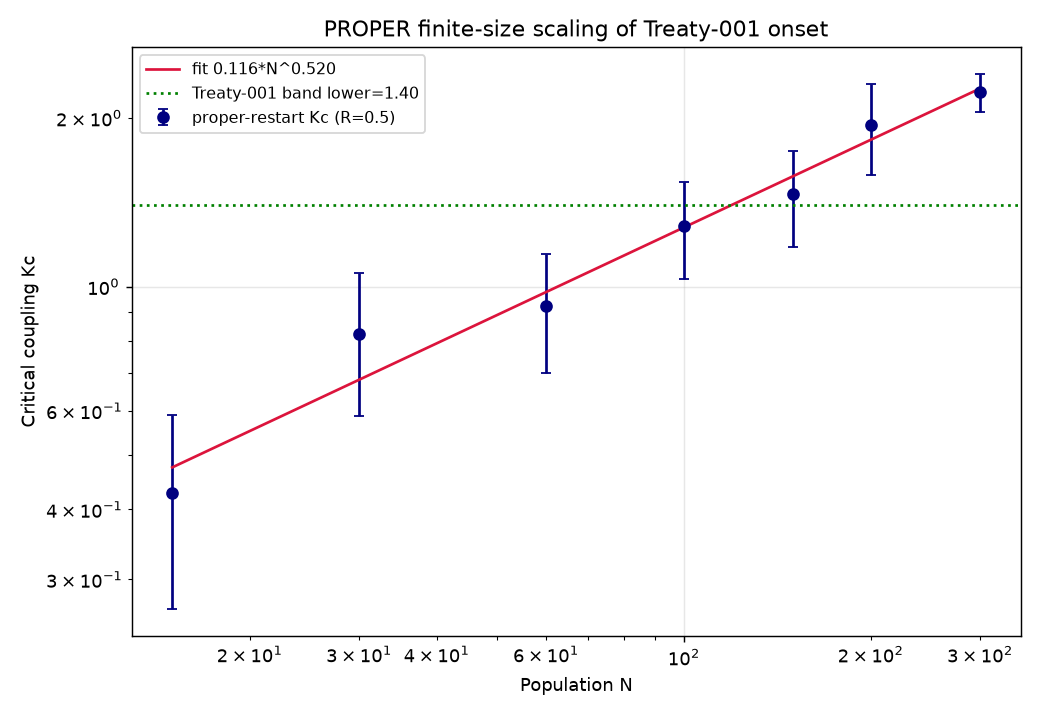

The script that saved this image:
# PROPER finite-size Kc(N) with vectorized batched seeds (fast).
# Restart at each K0; random uniform inits. Re-derives Treaty-001 scaling
# under correct bifurcation protocol to check the dossier I already sent.
import os, math, json
import numpy as np
import matplotlib
matplotlib.use('Agg')
import matplotlib.pyplot as plt

def batch_R(N, K0, nseed, alpha=0.6, sigma=0.0, dt=0.02, nsteps=250, seed=0):
    rng = np.random.RandomState(seed)
    th = rng.uniform(0, 2 * math.pi, size=(nseed, N))
    for _ in range(nsteps):
        z = np.mean(np.exp(1j * th), axis=1)
        R = np.abs(z); psi = np.angle(z)
        sin = np.sin(psi[:, None] - th)
        dth = N * R[:, None] * sin
        K = K0 * (R ** alpha)[:, None]
        th = th + dt * ((K / N) * dth) + math.sqrt(dt) * sigma * rng.randn(nseed, N)
    z = np.mean(np.exp(1j * th), axis=1)
    return np.abs(z)

Kgrid = np.linspace(0.1, 2.5, 37)
Ns = [15, 30, 60, 100, 150, 200, 300]
NSEED = 12
rows = []
for N in Ns:
    rngN = np.random.RandomState(123 + N)
    Rmat = np.zeros((NSEED, len(Kgrid)))
    for k, K0 in enumerate(Kgrid):
        Rmat[:, k] = batch_R(N, K0, NSEED, seed=rngN.randint(10**9))
    onsets = []
    for s in range(NSEED):
        idx = np.where(Rmat[s] > 0.5)[0]
        if len(idx):
            onsets.append(float(Kgrid[idx[0]]))
    rows.append({'n': N, 'kc_mean': float(np.mean(onsets)),
                 'kc_std': float(np.std(onsets)), 'n_rep': len(onsets)})
    print('N=%4d  Kc_proper=%.3f +/- %.3f (n=%d)' % (
        N, rows[-1]['kc_mean'], rows[-1]['kc_std'], rows[-1]['n_rep']))

Ns_ok = np.array([r['n'] for r in rows])
Kcs = np.array([r['kc_mean'] for r in rows])
b, ln_a = np.polyfit(np.log(Ns_ok), np.log(Kcs), 1)
a = np.exp(ln_a)
print('FIT: Kc(N) = %.4f * N**%.3f' % (a, b))
for r in rows:
    r['kc_fit'] = float(a * (r['n'] ** b))

here = os.path.dirname(os.path.abspath(__file__))
json.dump({'rows': rows, 'fit_a': float(a), 'fit_b': float(b)},
          open(os.path.join(here, 'ecosystem_kuramoto6_result.json'), 'w'), indent=2)

fig, ax = plt.subplots(figsize=(8, 5.5))
ax.errorbar(Ns_ok, Kcs, yerr=[r['kc_std'] for r in rows], fmt='o', color='navy',
            capsize=3, label='proper-restart Kc (R=0.5)')
ax.plot(Ns_ok, [r['kc_fit'] for r in rows], '-', color='crimson',
        label='fit %.3f*N^%.3f' % (a, b))
ax.axhline(1.40, ls=':', color='green', label='Treaty-001 band lower=1.40')
ax.set_xscale('log'); ax.set_yscale('log')
ax.set_xlabel('Population N'); ax.set_ylabel('Critical coupling Kc')
ax.set_title('PROPER finite-size scaling of Treaty-001 onset')
ax.legend(fontsize=9); ax.grid(alpha=0.3)
fig.tight_layout()
f = os.path.join(here, 'ecosystem_kuramoto6_kcN_proper.png')
fig.savefig(f, dpi=130)
print('saved', f)
